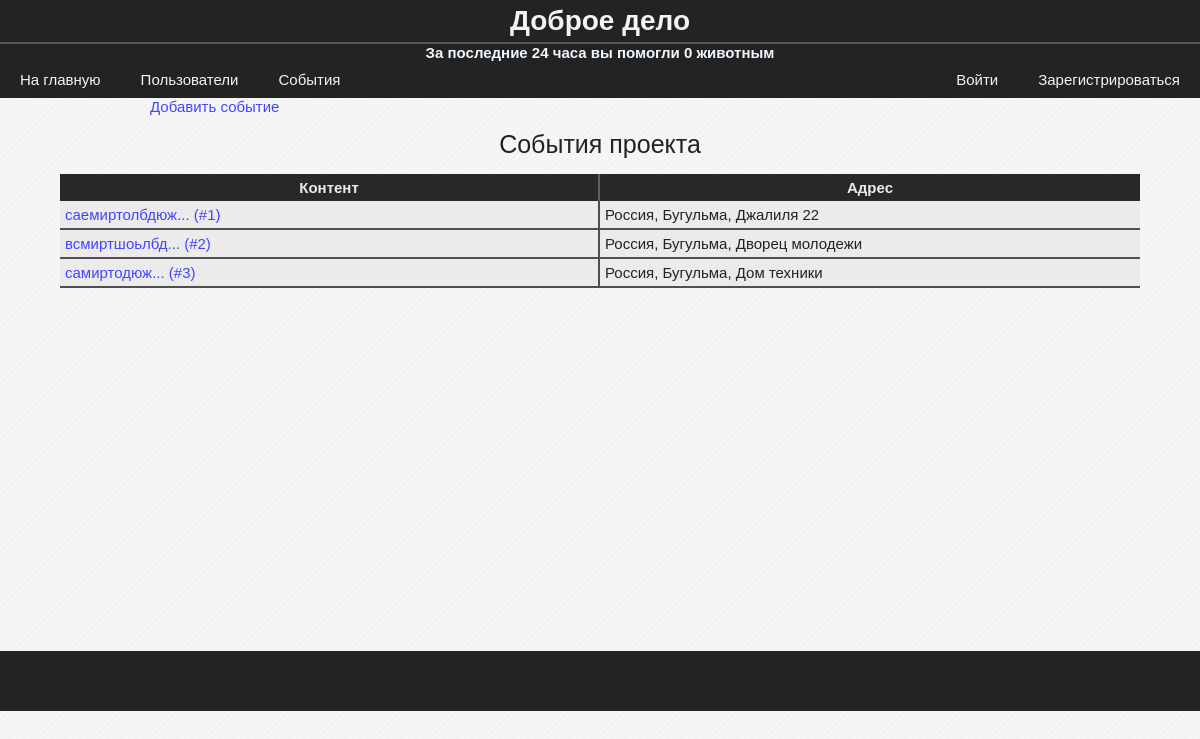
/events/, run on an earlier commit of the app's database.
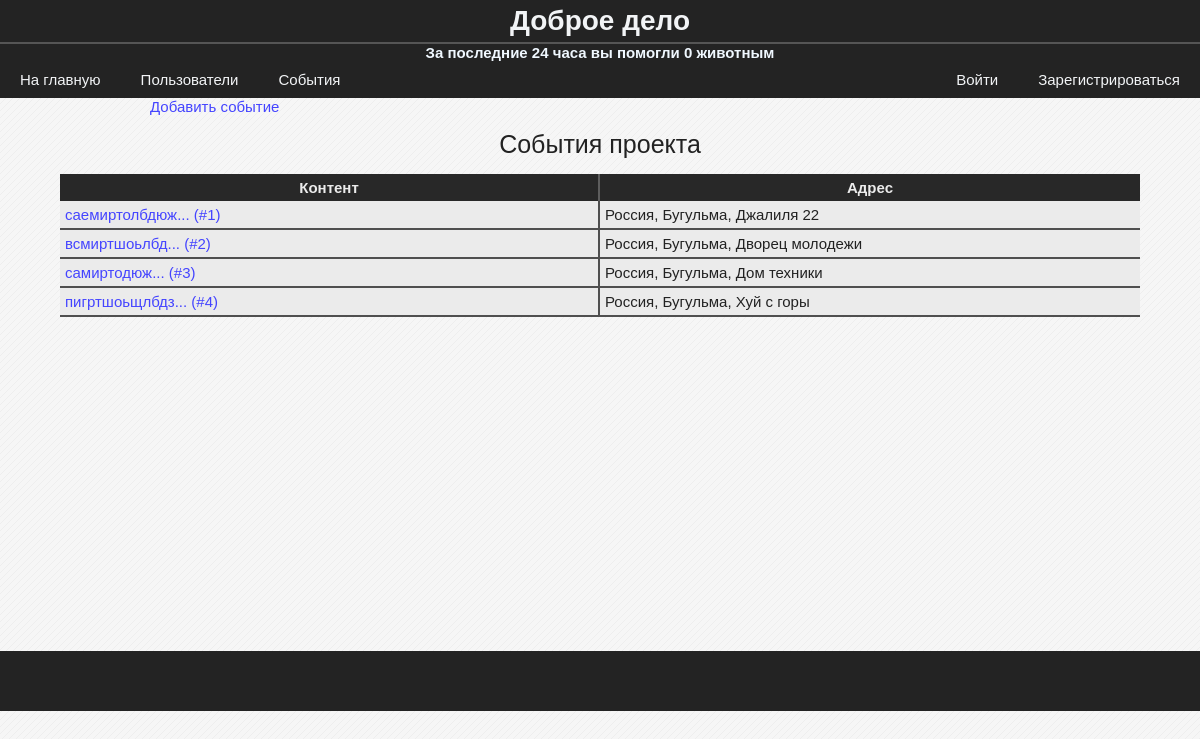
And on a later commit of the database.
### data/model_events.py (models this page shows)
class Event(SqlAlchemyBase, SerializerMixin):
    __tablename__ = 'events'
    id = sqlalchemy.Column(sqlalchemy.Integer,
                           primary_key=True, autoincrement=True)
    address = sqlalchemy.Column(sqlalchemy.String)
    content = sqlalchemy.Column(sqlalchemy.String)
    user_id = sqlalchemy.Column(sqlalchemy.Integer,
                                sqlalchemy.ForeignKey("users.id"))
    photo = sqlalchemy.orm.relation("File", uselist=False)
    map_photo = sqlalchemy.Column(sqlalchemy.String)

### blueprints/events.py (the view)
@blueprint.route('/events/', methods=['GET', 'POST'])
def events():
    session = db_session.create_session()
    events = session.query(Event).all()
    return render_template('events.html', events=events)

### data/db_session.py (called while the page is built)
def create_session() -> Session:
    global __factory
    return __factory()

### templates/events.html
{% extends "base.html" %}
{% block content %}
    <a href="/add_event" class='link' style="margin-left: 150px">Добавить событие</a>
    <table class="average-table">
        <caption>События проекта</caption>
        <thead>
            <th>Контент</th>
            <th>Адрес</th>
        </thead>
        <tbody>
            {% for event in events %}
                <tr>
                    <td><a href="/event/{{ event.id }}">{{ event.content[:15] + "..." }} (#{{ event.id }})</a></td>
                    <td>{{ event.address }}</td>
                </tr>
            {% endfor %}
        </tbody>
    </table>
{% endblock %}

What changed in the data, as far as the page shows it:
added Event: content "пигртшоьщлбдз...", id "4", address "Россия, Бугульма, Хуй с горы"
